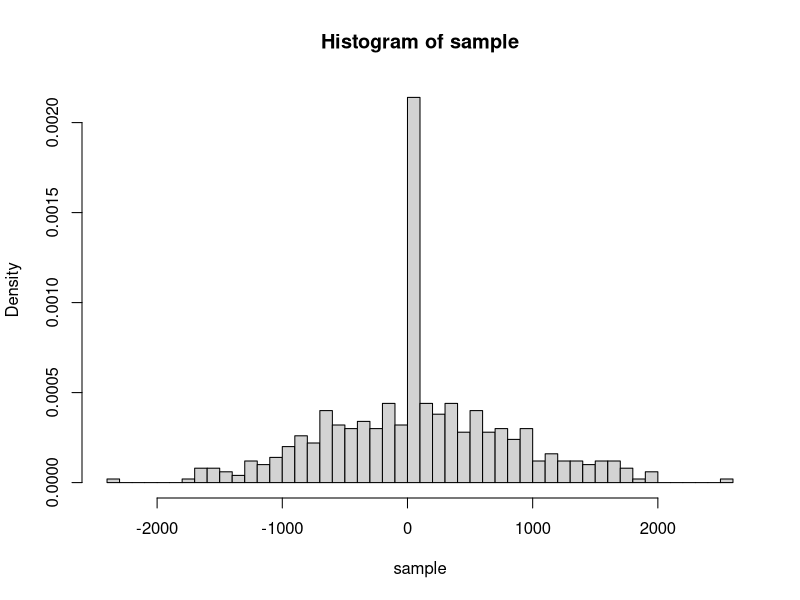

This figure's R source: (Note: this script raises an error after producing the figure.)
## ---- chunk 1
knitr::opts_chunk$set(echo = TRUE)
options(encoding = 'UTF-8')
## ---- chunk 2
n = 500

## Parametros reais da distribuicao amostral 
mu = 13
sigma2 = 8
nu = 0.2

#Parametros das distribuicoes a priori
m = 11
V = 1
a = 3
d = 5
## ---- chunk 3
IU_pdf <- function(n, nu, a = 0, b = 1) {
  unif = runif(n)
  (unif < nu)*a + (unif >= nu)*b
}
## ---- chunk 4
IU = IU_pdf(n, nu)
sample = IU * (mu + sigma2*100*rnorm(n)) + (1 - IU)*(mu + sigma2*rnorm(n))
hist(sample, breaks = 50, prob=T)
## ---- chunk 5
logA <- function(X, mu, sigma2, nu) {
  n = length(X)
  a = log(nu/10) + (-(X-mu)^2/(2*100*sigma2))
  b = log(1 - nu) + (-(X-mu)^2/(2*sigma2))
  
  indicator = (a > b)
  
  log1 = (a + log(1 + (nu/(10*(1-nu)))*exp( (-(X-mu)^2/(2*sigma2)) - (-(X-mu)^2/(2*100*sigma2)))))
  log1[!indicator] = 0
  log2 = (b + log(1 + (10*(1-nu)/nu)*exp( (-(X-mu)^2/(2*100*sigma2)) - (-(X-mu)^2/(2*sigma2)))))
  log2[indicator] = 0

  sum(log1)+sum(log2)
}

logh <- function(aux, n, mu, sigma2, nu, m, V, a, d) {
  aux + ((n+1)/2 + a + 1)*log(1/sigma2) + (-((mu-m)^2/(2*V) + d) / sigma2)
}

## ---- chunk 6
L = 100

mu_bounds = 10
mu_step = 2*mu_bounds/L
mu_grid = seq(m-mu_bounds, m+mu_bounds-1, mu_step)

sigma2_step = (sigma2*2 - 0.1)/L
sigma2_grid = seq(0.1, sigma2*2, (sigma2*2 - 0.1)/L)

nu_step = 1/L
nu_grid = seq(0, 1, nu_step)
## ---- chunk 7

inv_k = 0
n = length(sample)

for (i in 1:length(mu_grid)) {
  for (j in 1:length(sigma2_grid)) {
    for (k in 1:length(nu_grid)) {
      aux = A(sample, mu_grid[i], sigma2_grid[j], nu_grid[k])
      logh_ijk = h(aux, n, mu_grid[i], sigma2_grid[j], nu_grid[k], m, V, a, d)
      inv_k = inv_k + exp(logh_ijk)*nu_step*sigma2_step*mu_step
    }
  }
}

inv_k
